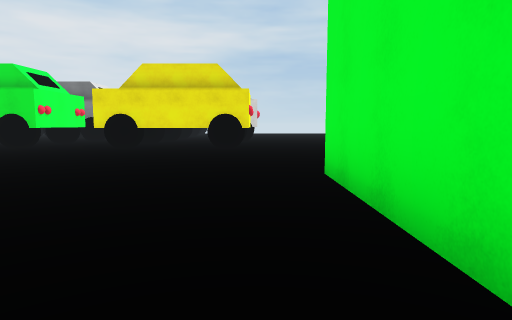
View 1 (above)

21 first-person views from a walk through a Unity game level. The camera is 1.2 m above the floor, tilts 6° down and sees 75° across. The floor is counted in squares, 2 m on a side. Each view is taken from the middle of a square. On the plan, view 1 faces up. The plan holds only what a view shows up to about 10 squares ahead; the rest is blank. The place goes on beyond the plan. Surface patterns are stand-ins for the level's own textures.

View 2
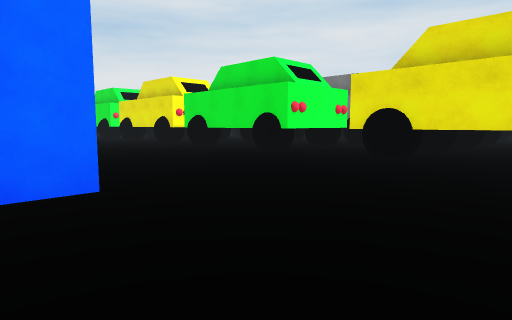

View 3
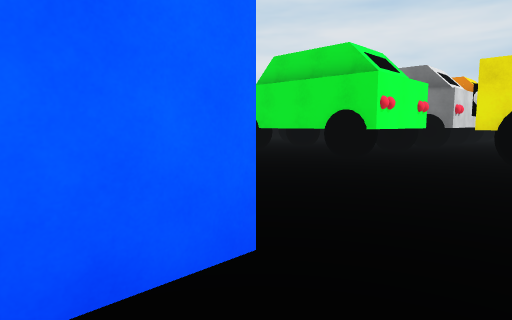

View 4
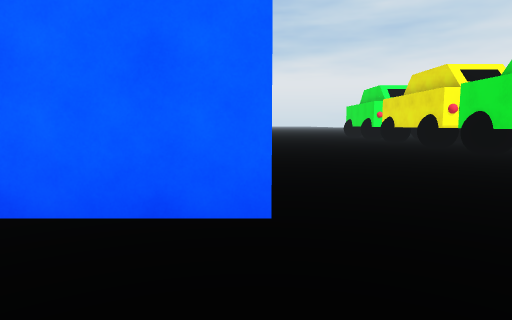

View 5
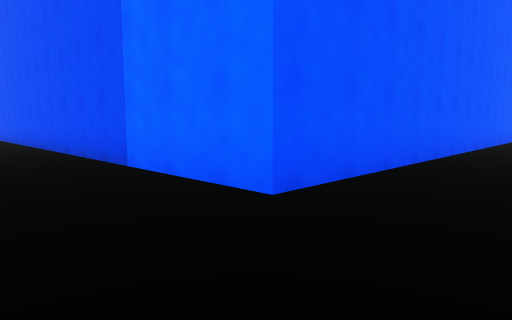

View 6
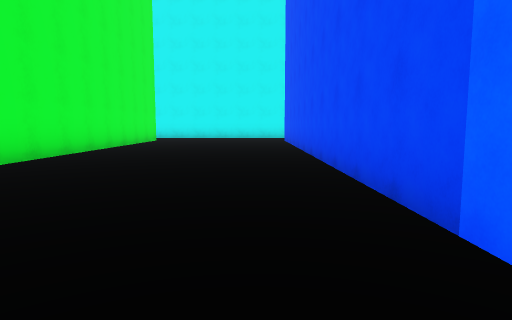

View 7
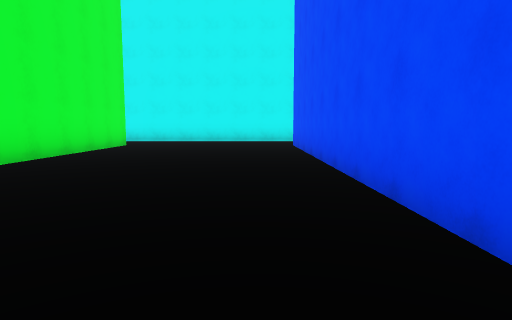

View 8
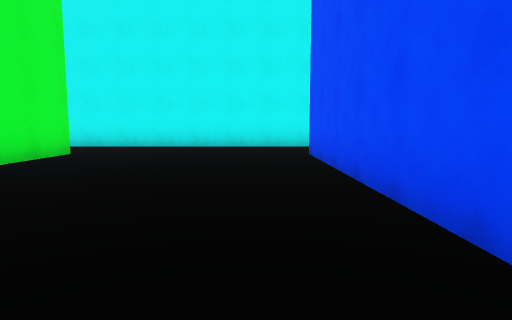

View 9
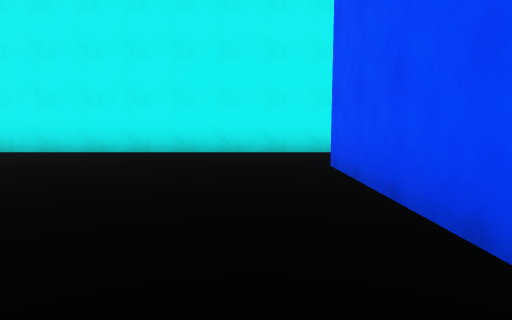

View 10
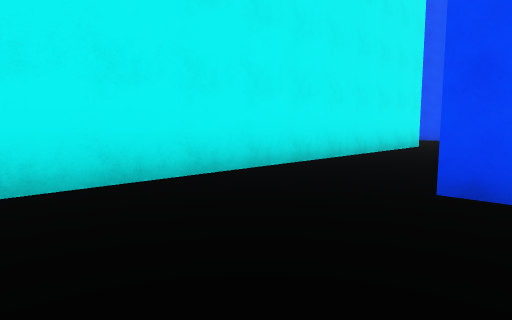

View 11
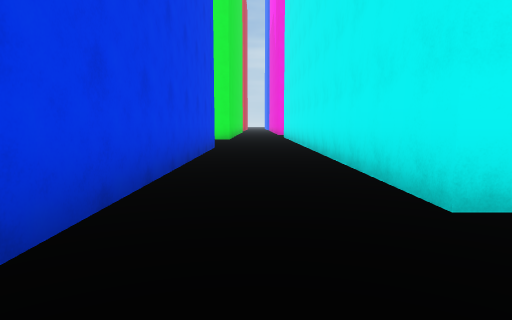

View 12
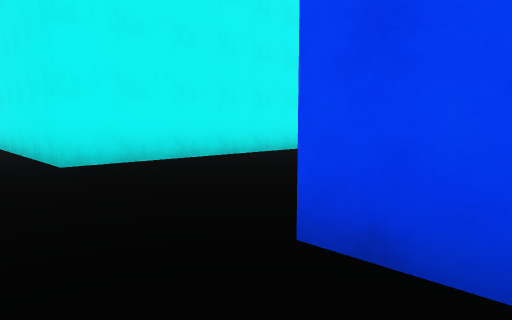

View 13
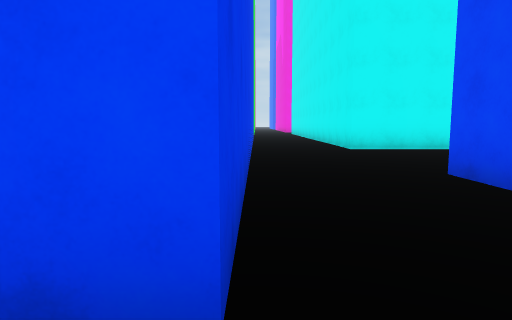

View 14
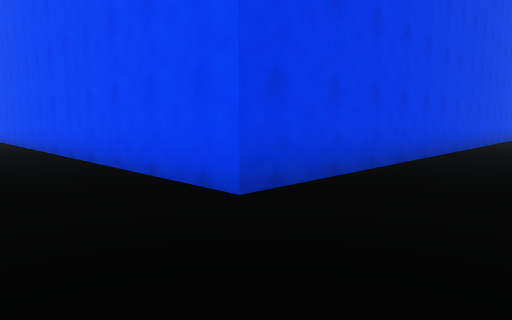

View 15
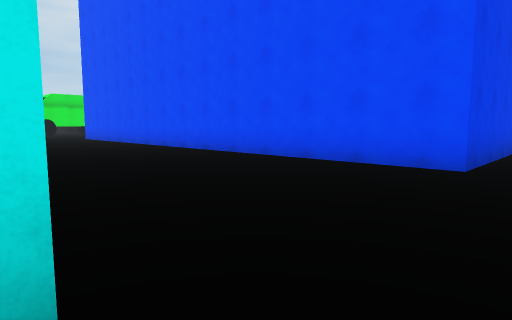

View 16
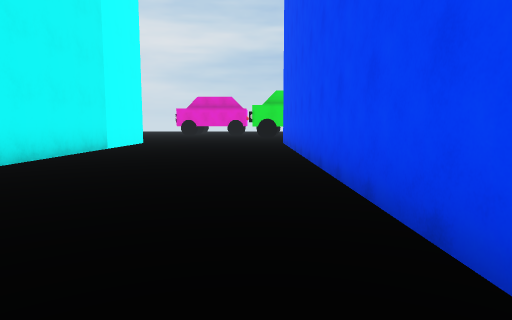

View 17
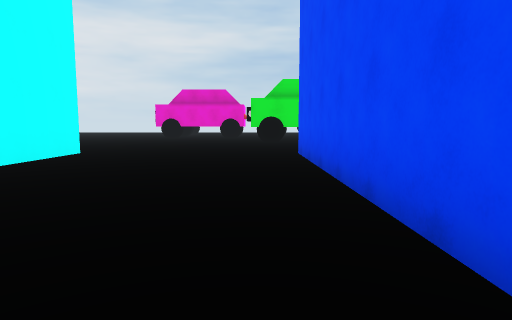

View 18
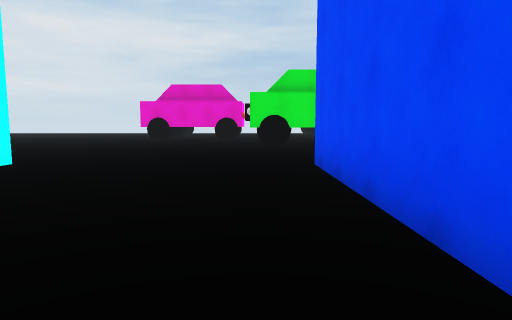

View 19
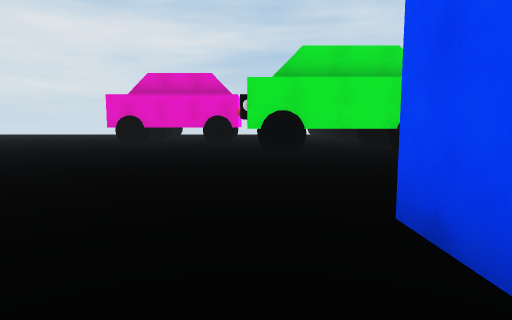

View 20
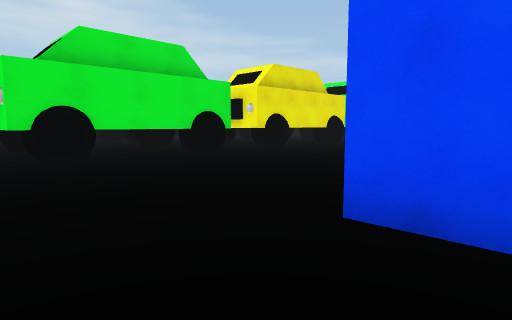

View 21
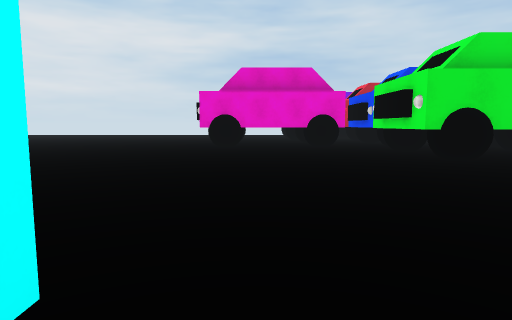

### Floor plan
Points are (right, up) in squares from view 1. A wall is a line through its corners. A room is listed if a view was taken in it or the views show most of it. See-through windows are left out.
Room 1 (views 1, 2, 3, 4, 5, 6, 7, 8, 9, 10, 12, 13, 14, 15, 16, 17, 18, 19, 20, 21)
walls: (-11.4, 8.6) (-13.4, 8.6); (-14.4, 4.1) (-4.1, 4.1) (-4.1, -9.9); (-6.4, 8.6) (-8.5, 8.6); (-15.1, 8.6) (-19.2, 8.6) (-19.2, 11.1); (-5.6, 10.5) (-5.6, 9.4); (-19.3, 9.1) (-19.3, 10.6); (-0.1, 8.6) (-4.2, 8.6); (-18.8, 12.1) (-18.8, 13); (0.8, 1) (0.8, 4.1); (-20.5, 12.2) (-22.5, 12.2); (-22.7, 4.1) (-22.7, -2.2); (-13.4, -9.9) (-18.1, -9.9) (-18.1, 4.1); (-16, -12.4) (-14.9, -12.4); (0.8, -10) (0.8, -1.9); (-3.4, -12.4) (2.5, -12.4)
ways out: opening at (-14, -11.5) to room 2; opening at (-3.5, -11.5) to room 2; opening at (-5, 10)
objects: other object (-23, 12); other object (-20, 12); other object (-18, 9); other object (-16, 9); other object (-14, 9); other object (-11, 9); other object (-9, 9); other object (-6, 9); other object (-3, 9); other object (-1, 9)
Room 2 (view 11)
walls: (-10.8, -15.5) (-10.8, -12.4) (-3.4, -12.4); (-4.1, -9.9) (-13.4, -9.9)
ways out: opening at (-14, -11.5) to room 1; opening at (-3.5, -11.5) to room 1

Positions as (right, up) in squares from view 1, and headings:
1: (0, 0), facing up
2: (-1, 3), facing up-left
3: (-3, 3), facing up-left
4: (-2, 4), facing left
5: (-2, 6), facing down-left
6: (-3, 3), facing down
7: (-3, 0), facing down
8: (-3, -3), facing down
9: (-3, -5), facing down
10: (-1, -9), facing down-left
11: (-13, -11), facing right
12: (-16, -11), facing down-right
13: (-19, -10), facing right
14: (-20, -12), facing up-right
15: (-23, -11), facing up-right
16: (-19, -7), facing up
17: (-19, -3), facing up
18: (-19, -1), facing up
19: (-19, 2), facing up
20: (-20, 3), facing up-right
21: (-22, 3), facing up
